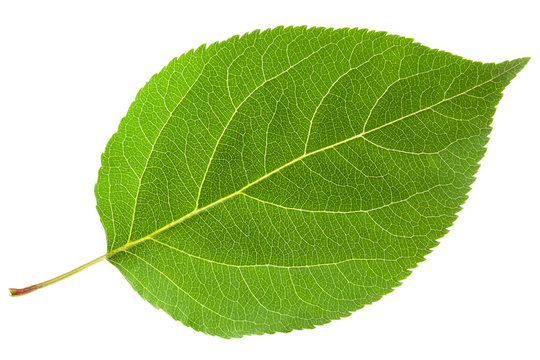
%> input picture exemplos/octave/imagens/folha.jpg, 540 x 360 px
$ octave bordas.m   (GNU Octave 9; MATLAB toolbox functions it lacks are replaced by stand-ins)
%> lines starting %> are read from the running program, lines starting %| are printed output that depends on the picture; in (x1, y1, x2, y2) boxes, pixels count from 0 and x2, y2 are one past the last pixel; in counts of white or black regions, pixels touching at a corner belong together; the program's own positions count from 1
pkg load image;

#Leitura da folha
I = imread("imagens/folha.jpg");
%> I is the input picture: size 360x540x3 uint8; mean R, G, B 181.9, 206, 140

#Imagem em escala de cinza
IG = rgb2gray(I);
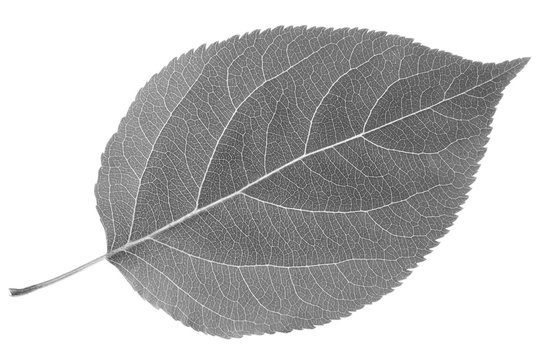
%> IG: size 360x540 uint8; min 59, max 255, mean 191.3

#Binariza a imagem
IBordaSobel = edge(IG, "Sobel");
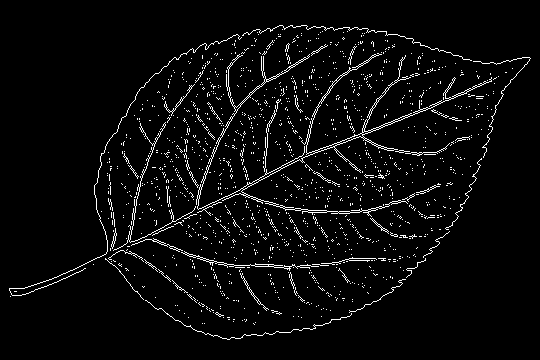
%> IBordaSobel: size 360x540 logical; 4.1% white in thin lines or dots, all inside (x1, y1, x2, y2) = (9, 25, 531, 340)
IBordaLoG = edge(IG, "LoG");
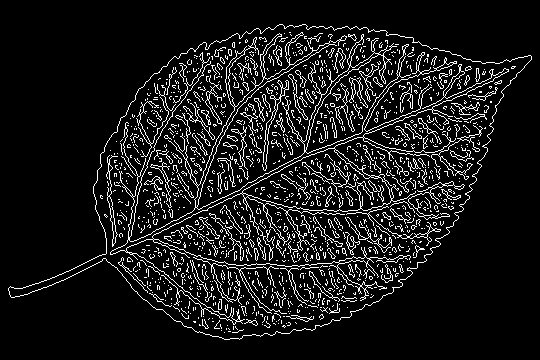
%> IBordaLoG: size 360x540 logical; 9.8% white in thin lines or dots, all inside (x1, y1, x2, y2) = (8, 24, 532, 340)

#Armazena a imagem em escala de cinza
imwrite(IBordaSobel, "imagens/folha_bordas_sobel.jpg");
imwrite(IBordaLoG, "imagens/folha_bordas_log.jpg");

#Mostra a imagem
imshow(IBordaSobel)
#imshow(IBordaLoG)
